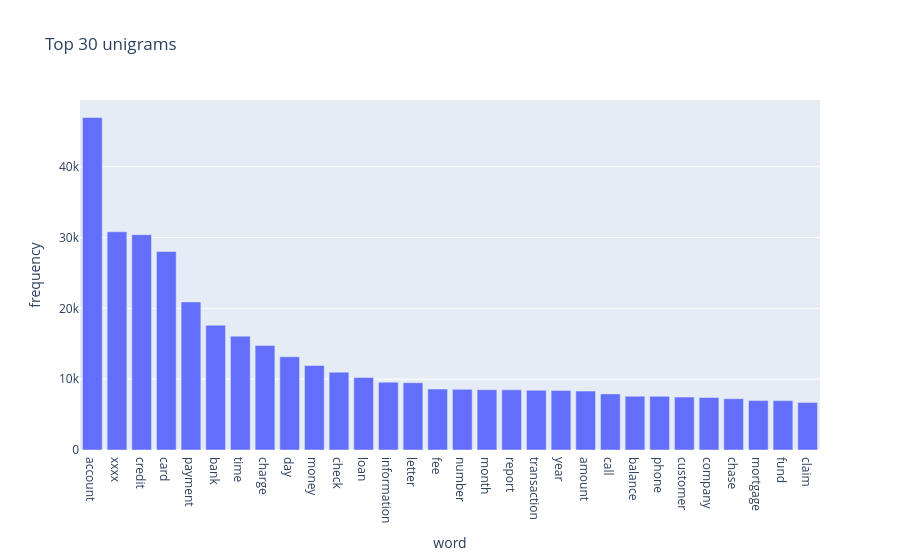

Source (notebook cell):
### Markdown cell above
#### Find the top unigrams,bigrams and trigrams by frequency among all the complaints after processing the text.

### Code cell
#Write your code here to find the top 30 unigram frequency among the complaints in the cleaned datafram(df_clean).
from collections import Counter

unigram_vec = CountVectorizer(ngram_range=(1,1), max_features=30)
unigram_matrix = unigram_vec.fit_transform(df_clean['complaint_POS_removed'].dropna())
unigram_freq = dict(zip(unigram_vec.get_feature_names_out(), unigram_matrix.toarray().sum(axis=0)))
unigram_df = pd.DataFrame(sorted(unigram_freq.items(), key = lambda x: x[1], reverse=True), columns=  ['word', 'frequency'])

fig = px.bar(unigram_df, x ='word', y='frequency', title = 'Top 30 unigrams')
fig.show()

### Figure 1 — Plotly figure (JSON) as saved in the notebook; plotly's stock layout.template omitted (floating-point values rounded to 4 significant figures)
{"data": [{"hovertemplate": "word=%{x}<br>frequency=%{y}<extra></extra>", "legendgroup": "", "marker": {"color": "#636efa", "pattern": {"shape": ""}}, "name": "", "orientation": "v", "showlegend": false, "textposition": "auto", "type": "bar", "x": ["account", "xxxx", "credit", "card", "payment", "bank", "time", "charge", "day", "money", "check", "loan", "information", "letter", "fee", "number", "month", "report", "transaction", "year", "amount", "call", "balance", "phone", "customer", "company", "chase", "mortgage", "fund", "claim"], "xaxis": "x", "y": [46941, 30805, 30400, 28024, 20908, 17614, 16066, 14760, 13168, 11924, 10993, 10224, 9574, 9499, 8596, 8559, 8509, 8490, 8433, 8408, 8317, 7922, 7588, 7577, 7466, 7410, 7238, 6974, 6973, 6719], "yaxis": "y"}], "layout": {"barmode": "relative", "legend": {"tracegroupgap": 0}, "title": {"text": "Top 30 unigrams"}, "xaxis": {"anchor": "y", "domain": [0, 1], "title": {"text": "word"}}, "yaxis": {"anchor": "x", "domain": [0, 1], "title": {"text": "frequency"}}}}
